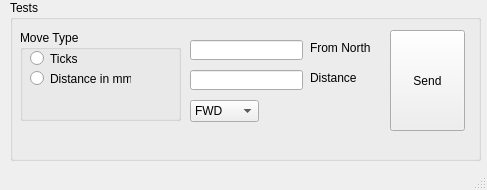
<?xml version="1.0" encoding="UTF-8"?>
<ui version="4.0">
 <class>MainWindow</class>
 <widget class="QMainWindow" name="MainWindow">
  <property name="geometry">
   <rect>
    <x>0</x>
    <y>0</y>
    <width>487</width>
    <height>190</height>
   </rect>
  </property>
  <property name="windowTitle">
   <string>MainWindow</string>
  </property>
  <widget class="QWidget" name="centralwidget">
   <widget class="QGroupBox" name="groupBox_2">
    <property name="geometry">
     <rect>
      <x>10</x>
      <y>0</y>
      <width>471</width>
      <height>161</height>
     </rect>
    </property>
    <property name="title">
     <string>Tests</string>
    </property>
    <widget class="QGroupBox" name="groupBox">
     <property name="geometry">
      <rect>
       <x>10</x>
       <y>30</y>
       <width>161</width>
       <height>91</height>
      </rect>
     </property>
     <property name="title">
      <string>Move Type</string>
     </property>
     <widget class="QRadioButton" name="radioButton_Ticks">
      <property name="geometry">
       <rect>
        <x>10</x>
        <y>20</y>
        <width>82</width>
        <height>17</height>
       </rect>
      </property>
      <property name="text">
       <string>Ticks</string>
      </property>
     </widget>
     <widget class="QRadioButton" name="radioButton_Distance">
      <property name="geometry">
       <rect>
        <x>10</x>
        <y>40</y>
        <width>101</width>
        <height>17</height>
       </rect>
      </property>
      <property name="text">
       <string>Distance in mm</string>
      </property>
     </widget>
    </widget>
    <widget class="QPushButton" name="pushButton_send">
     <property name="geometry">
      <rect>
       <x>380</x>
       <y>30</y>
       <width>75</width>
       <height>101</height>
      </rect>
     </property>
     <property name="text">
      <string>Send</string>
     </property>
    </widget>
    <widget class="QComboBox" name="comboBox_movement">
     <property name="geometry">
      <rect>
       <x>180</x>
       <y>100</y>
       <width>69</width>
       <height>22</height>
      </rect>
     </property>
     <item>
      <property name="text">
       <string>FWD</string>
      </property>
     </item>
     <item>
      <property name="text">
       <string>BACK</string>
      </property>
     </item>
     <item>
      <property name="text">
       <string>LEFT</string>
      </property>
     </item>
     <item>
      <property name="text">
       <string>RIGHT</string>
      </property>
     </item>
    </widget>
    <widget class="QLineEdit" name="lineEdit_direction">
     <property name="geometry">
      <rect>
       <x>180</x>
       <y>40</y>
       <width>113</width>
       <height>20</height>
      </rect>
     </property>
    </widget>
    <widget class="QLabel" name="label">
     <property name="geometry">
      <rect>
       <x>300</x>
       <y>40</y>
       <width>81</width>
       <height>16</height>
      </rect>
     </property>
     <property name="text">
      <string>From North</string>
     </property>
    </widget>
    <widget class="QLineEdit" name="lineEdit_distance">
     <property name="geometry">
      <rect>
       <x>180</x>
       <y>70</y>
       <width>113</width>
       <height>20</height>
      </rect>
     </property>
    </widget>
    <widget class="QLabel" name="label_2">
     <property name="geometry">
      <rect>
       <x>300</x>
       <y>70</y>
       <width>81</width>
       <height>16</height>
      </rect>
     </property>
     <property name="text">
      <string>Distance</string>
     </property>
    </widget>
   </widget>
  </widget>
  <widget class="QMenuBar" name="menubar">
   <property name="geometry">
    <rect>
     <x>0</x>
     <y>0</y>
     <width>487</width>
     <height>21</height>
    </rect>
   </property>
  </widget>
  <widget class="QStatusBar" name="statusbar"/>
 </widget>
 <resources/>
 <connections/>
</ui>
